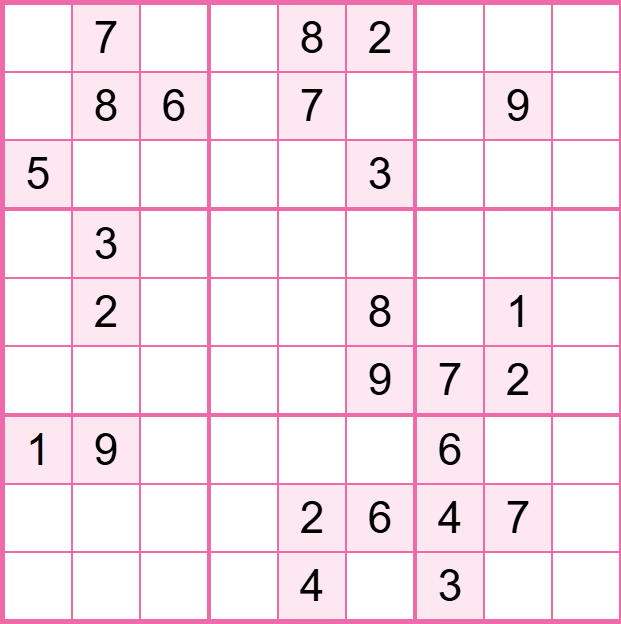
#> input picture Nacion.png, 621 x 624 px
$ python debug_ocr.py
#> lines starting #> are read from the running program, lines starting #| are printed output that depends on the picture; after the words box and inside, x2 and y2 are one past the last pixel; in counts of white or black regions, pixels touching at a corner belong together
# debug_ocr.py - Para depurar problemas de OCR con fondos de color
import cv2
import numpy as np
from PIL import Image
import easyocr

def procesar_celda_metodo1(celda_original):
    """Método 1: Convertir a gris normalmente"""
    if len(celda_original.shape) == 3:
        gris = cv2.cvtColor(celda_original, cv2.COLOR_BGR2GRAY)
    else:
        gris = celda_original

    gris = cv2.normalize(gris, None, 0, 255, cv2.NORM_MINMAX)
    blur = cv2.GaussianBlur(gris, (3, 3), 0)
    umbral = cv2.adaptiveThreshold(blur, 255, cv2.ADAPTIVE_THRESH_GAUSSIAN_C,
                                   cv2.THRESH_BINARY_INV, 11, 2)
    return umbral

def procesar_celda_metodo2(celda_original):
    """Método 2: Usar CLAHE"""
    if len(celda_original.shape) == 3:
        gris = cv2.cvtColor(celda_original, cv2.COLOR_BGR2GRAY)
    else:
        gris = celda_original

    clahe = cv2.createCLAHE(clipLimit=2.0, tileGridSize=(8,8))
    gris = clahe.apply(gris)
    gris = cv2.normalize(gris, None, 0, 255, cv2.NORM_MINMAX)
    blur = cv2.GaussianBlur(gris, (3, 3), 0)
    umbral = cv2.adaptiveThreshold(blur, 255, cv2.ADAPTIVE_THRESH_GAUSSIAN_C,
                                   cv2.THRESH_BINARY_INV, 11, 2)
    return umbral

def procesar_celda_metodo3(celda_original):
    """Método 3: Eliminar rosa primero, luego procesar"""
    if len(celda_original.shape) == 3:
        # Convertir a HSV
        hsv = cv2.cvtColor(celda_original, cv2.COLOR_BGR2HSV)

        # Crear máscara para colores claros/pasteles (rosa, celeste, etc)
        # Baja saturación + alta luminosidad = color pastel
        lower = np.array([0, 0, 200])  # Cualquier tono, baja saturación, alta luminosidad
        upper = np.array([180, 100, 255])
        mask_fondo = cv2.inRange(hsv, lower, upper)

        # Convertir a gris
        gris = cv2.cvtColor(celda_original, cv2.COLOR_BGR2GRAY)

        # Donde hay fondo claro, poner blanco
        gris[mask_fondo > 0] = 255
    else:
        gris = celda_original

    gris = cv2.normalize(gris, None, 0, 255, cv2.NORM_MINMAX)
    blur = cv2.GaussianBlur(gris, (3, 3), 0)
    umbral = cv2.adaptiveThreshold(blur, 255, cv2.ADAPTIVE_THRESH_GAUSSIAN_C,
                                   cv2.THRESH_BINARY_INV, 11, 2)
    return umbral

def procesar_celda_metodo4(celda_original):
    """Método 4: Usar solo el canal más oscuro (donde está el número)"""
    if len(celda_original.shape) == 3:
        # Tomar el canal que tiene más contraste (generalmente el más oscuro)
        b, g, r = cv2.split(celda_original)

        # El canal con menor promedio tiene el número más visible
        promedio_b = np.mean(b)
        promedio_g = np.mean(g)
        promedio_r = np.mean(r)

        if promedio_b <= promedio_g and promedio_b <= promedio_r:
            gris = b
        elif promedio_g <= promedio_r:
            gris = g
        else:
            gris = r
    else:
        gris = celda_original

    gris = cv2.normalize(gris, None, 0, 255, cv2.NORM_MINMAX)
    blur = cv2.GaussianBlur(gris, (3, 3), 0)
    umbral = cv2.adaptiveThreshold(blur, 255, cv2.ADAPTIVE_THRESH_GAUSSIAN_C,
                                   cv2.THRESH_BINARY_INV, 11, 2)
    return umbral

# Probar con imagen
imagen_path = input("Ingresá la ruta de la imagen del sudoku: ").strip('"')
#> the answer given: Nacion.png
imagen = cv2.imread(imagen_path)
#> imagen is the input picture: shape (624, 621, 3); mean B, G, R 239.4, 231.2, 248.8

# Procesar para encontrar el sudoku (código simplificado)
gris = cv2.cvtColor(imagen, cv2.COLOR_BGR2GRAY)
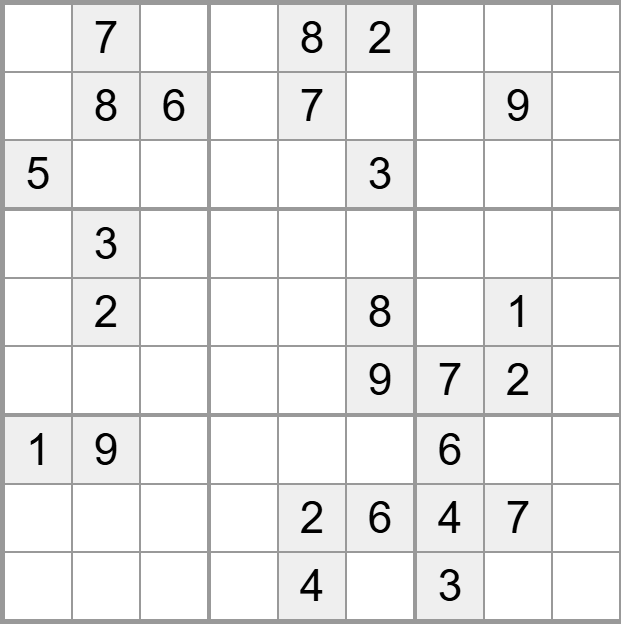
#> gris: shape (624, 621); min 0, max 255, mean 237.5
blur = cv2.GaussianBlur(gris, (5, 5), 0)
umbral = cv2.adaptiveThreshold(blur, 255, cv2.ADAPTIVE_THRESH_GAUSSIAN_C,
                                cv2.THRESH_BINARY_INV, 11, 2)
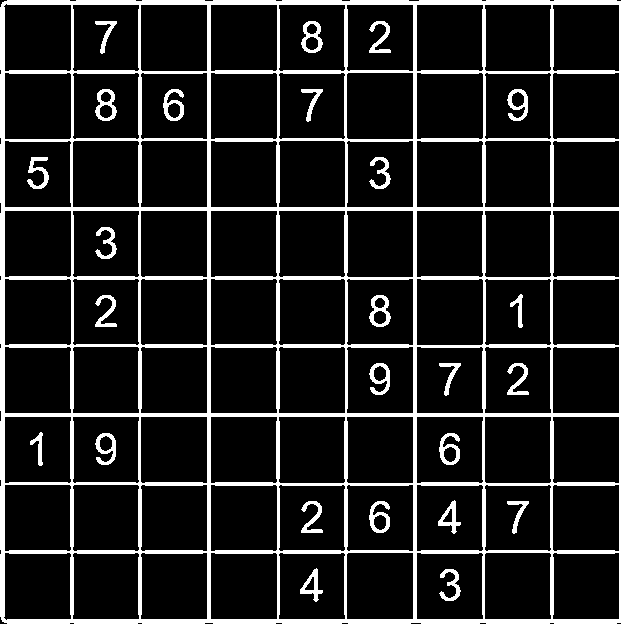
#> umbral: shape (624, 621); 13.3% white; 26 white regions

contornos, _ = cv2.findContours(umbral, cv2.RETR_EXTERNAL, cv2.CHAIN_APPROX_SIMPLE)
#> contornos = 1 contour; box (x1, y1, x2, y2) and area: (0, 0, 621, 624) 386073
contorno_sudoku = max(contornos, key=cv2.contourArea)
#> contorno_sudoku = contour of 120 points, box (x1, y1, x2, y2) (0, 0, 621, 624), area 386073

perimetro = cv2.arcLength(contorno_sudoku, True)
#> perimetro = 2500
aproximacion = cv2.approxPolyDP(contorno_sudoku, 0.02 * perimetro, True)
#> aproximacion = [[2, 2], [2, 621], [620, 622], [620, 1]]

# Transformar perspectiva
esquinas = aproximacion.reshape(4, 2)
#> esquinas = [[2, 2], [2, 621], [620, 622], [620, 1]]
suma = esquinas.sum(axis=1)
#> suma = [4, 623, 1242, 621]
diff = np.diff(esquinas, axis=1)
#> diff = [0, 619, 2, -619]

arriba_izq = esquinas[np.argmin(suma)]
#> arriba_izq = [2, 2]
abajo_der = esquinas[np.argmax(suma)]
#> abajo_der = [620, 622]
arriba_der = esquinas[np.argmin(diff)]
#> arriba_der = [620, 1]
abajo_izq = esquinas[np.argmax(diff)]
#> abajo_izq = [2, 621]

pts_origen = np.float32([arriba_izq, arriba_der, abajo_der, abajo_izq])
#> pts_origen = [[2, 2], [620, 1], [620, 622], [2, 621]]
lado = 450
pts_destino = np.float32([[0, 0], [lado, 0], [lado, lado], [0, lado]])

matriz = cv2.getPerspectiveTransform(pts_origen, pts_destino)
#> matriz = [[0.731, -3.6e-19, -1.46], [0.00118, 0.727, -1.46], [5.23e-06, -7.99e-22, 1]]
sudoku_transformado = cv2.warpPerspective(imagen, matriz, (lado, lado))
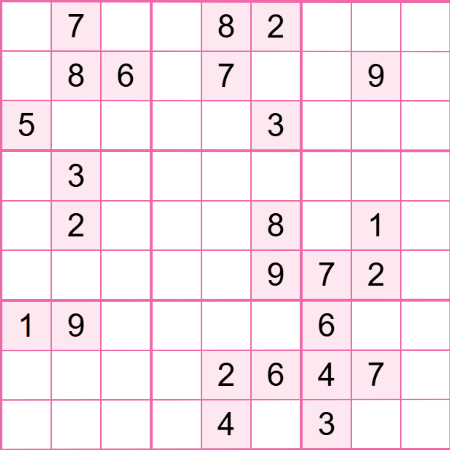
#> sudoku_transformado: shape (450, 450, 3); mean B, G, R 240.2, 232.6, 248.9

# Guardar el sudoku transformado
cv2.imwrite("debug_sudoku_transformado.png", sudoku_transformado)
print("✓ Sudoku transformado guardado en debug_sudoku_transformado.png")

# Extraer varias celdas para probar
tamaño_celda = lado // 9

# Vamos a probar con una celda que tiene "1" rosa
# Según tu imagen: fila 6, columna 0 tiene un "1" con fondo rosa
fila_problema = 6
col_problema = 0

y1 = fila_problema * tamaño_celda
y2 = (fila_problema + 1) * tamaño_celda
x1 = col_problema * tamaño_celda
x2 = (col_problema + 1) * tamaño_celda

celda_original = sudoku_transformado[y1:y2, x1:x2]
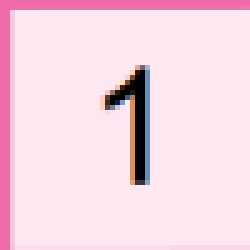
#> celda_original: shape (50, 50, 3) (shown 5 times larger); mean B, G, R 227.1, 213, 243.6

# Probar los 4 métodos
print("\nProbando 4 métodos diferentes...\n")

metodo1 = procesar_celda_metodo1(celda_original)
#> in procesar_celda_metodo1, `umbral = cv2.adaptiveThreshold(blur, 255, cv2.ADAPTIVE_THRESH_GAUSSIAN..`: umbral: shape (50, 50); 12.9% white; 3 white regions (1 under 20 px), largest, box (x1, y1, x2, y2) and area: (0, 0, 50, 50) 196, (20, 13, 30, 37) 109
cv2.imwrite("debug_metodo1_normal.png", metodo1)
print("Método 1 (Normal): debug_metodo1_normal.png")

metodo2 = procesar_celda_metodo2(celda_original)
cv2.imwrite("debug_metodo2_clahe.png", metodo2)
print("Método 2 (CLAHE): debug_metodo2_clahe.png")

metodo3 = procesar_celda_metodo3(celda_original)
#> in procesar_celda_metodo3, `hsv = cv2.cvtColor(celda_original, cv2.COLOR_BGR2HSV)`: hsv: shape (50, 50, 3); mean H, S, V 160.8, 38.5, 244.6
#> in procesar_celda_metodo3, `mask_fondo = cv2.inRange(hsv, lower, upper)`: mask_fondo: shape (50, 50); 87.7% white; 2 black regions, box (x1, y1, x2, y2) and area: (0, 0, 50, 50) 196, (21, 13, 30, 37) 111
#> in procesar_celda_metodo3, `umbral = cv2.adaptiveThreshold(blur, 255, cv2.ADAPTIVE_THRESH_GAUSSIAN..`: umbral: shape (50, 50); 12.2% white; 2 white regions, box (x1, y1, x2, y2) and area: (0, 0, 50, 50) 196, (20, 13, 30, 37) 108
cv2.imwrite("debug_metodo3_eliminar_rosa.png", metodo3)
print("Método 3 (Eliminar rosa): debug_metodo3_eliminar_rosa.png")

metodo4 = procesar_celda_metodo4(celda_original)
#> in procesar_celda_metodo4, `b, g, r = cv2.split(celda_original)`:
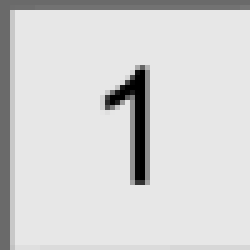
#> g: shape (50, 50) (shown 5 times larger); min 0, max 231, mean 213
#> in procesar_celda_metodo4, `b, g, r = cv2.split(celda_original)`:
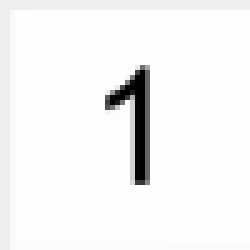
#> r: shape (50, 50) (shown 5 times larger); min 0, max 253, mean 243.6
#> in procesar_celda_metodo4, `promedio_b = np.mean(b)`: promedio_b = 227.1
#> in procesar_celda_metodo4, `promedio_g = np.mean(g)`: promedio_g = 213
#> in procesar_celda_metodo4, `promedio_r = np.mean(r)`: promedio_r = 243.6
#> in procesar_celda_metodo4, `umbral = cv2.adaptiveThreshold(blur, 255, cv2.ADAPTIVE_THRESH_GAUSSIAN..`:
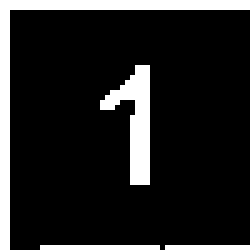
#> umbral: shape (50, 50) (shown 5 times larger); 13.9% white; 4 white regions (1 under 20 px), largest, box (x1, y1, x2, y2) and area: (0, 0, 50, 50) 196, (20, 13, 30, 37) 110, (8, 49, 32, 50) 24
cv2.imwrite("debug_metodo4_canal_oscuro.png", metodo4)
print("Método 4 (Canal más oscuro): debug_metodo4_canal_oscuro.png")

# Probar OCR en cada método
print("\n--- Resultados de OCR ---")
#> (the run stopped early here; a loop or call above may not have finished)
